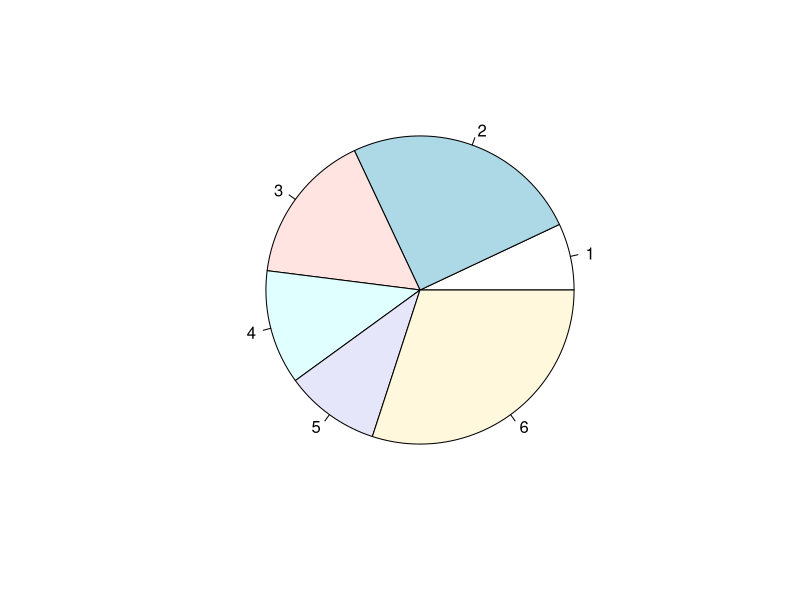
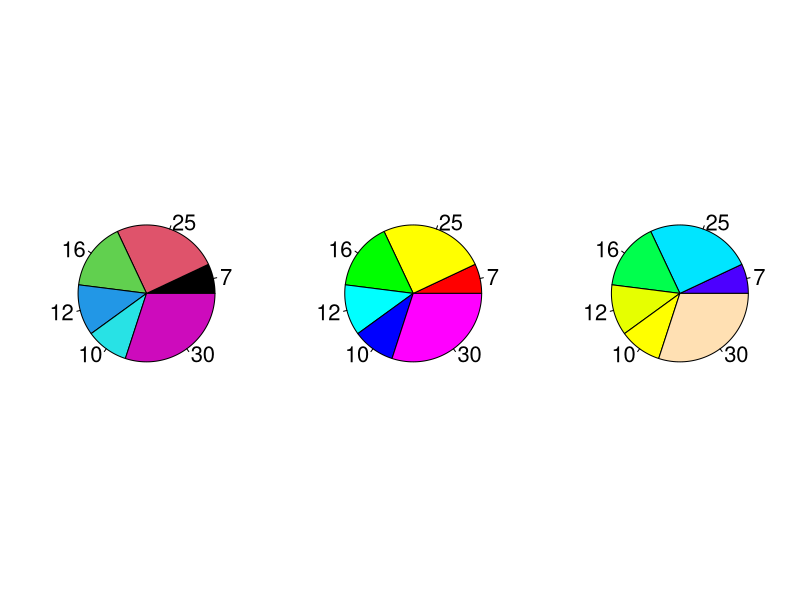
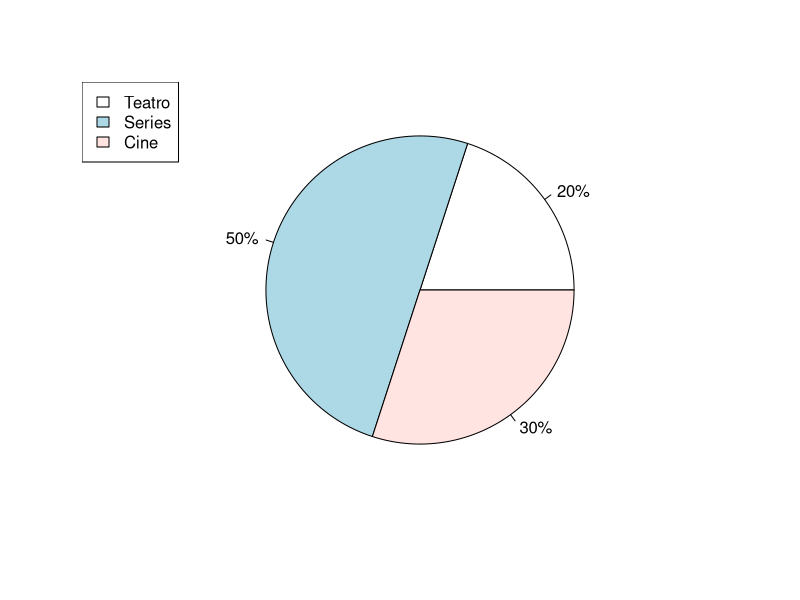
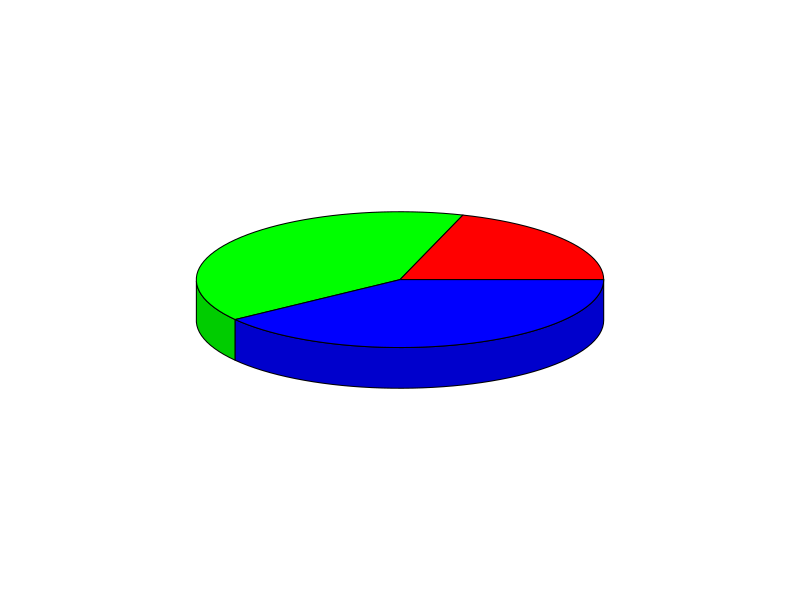
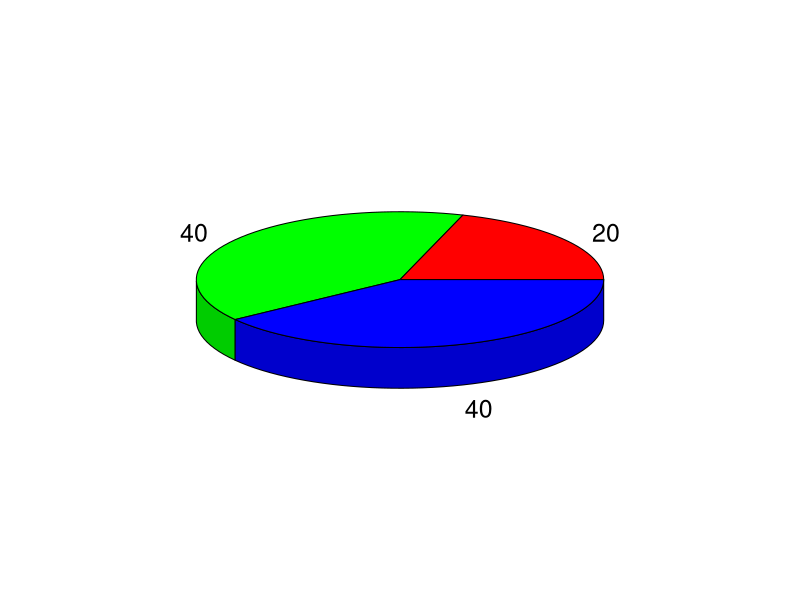
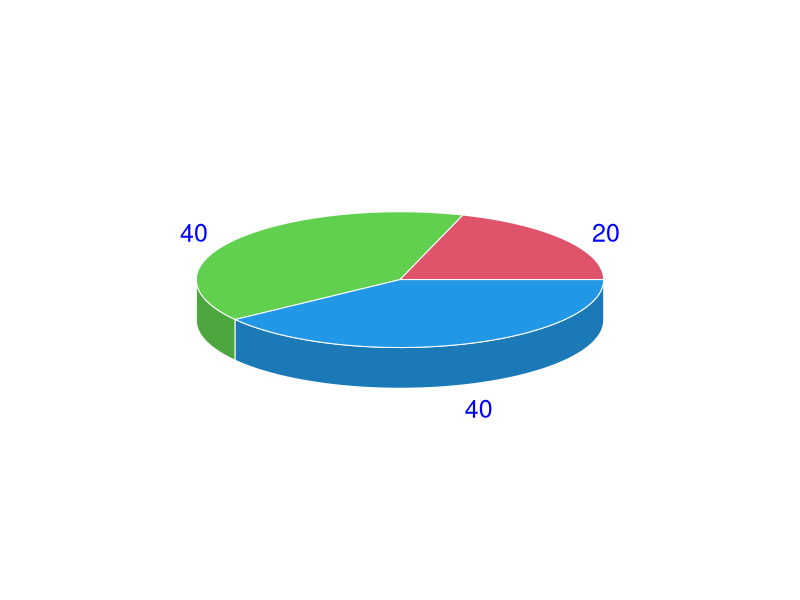

Generate these figures, in order, with R:
## ---- chunk 1
count <- c(7, 25, 16, 12, 10, 30)
pie(count)
## ---- chunk 2
par(mfrow = c(1, 3))

pie(count, labels = count, col = 1:6, cex = 2)
pie(count, labels = count, col = rainbow(6), cex = 2)
pie(count, labels = count, col = topo.colors(6), cex = 2)

par(mfrow = c(1, 1))
## ---- chunk 3
count_3 <- c(20, 50, 30)
# sum(count_3) # 100

pie(count_3, labels = paste0(count_3, "%"))

legend("topleft", legend = c("Teatro", "Series", "Cine"),
       fill =  c("white", "lightblue", "mistyrose"))
## ---- chunk 4
library(plotrix)

datos <- c(20, 40, 40)

pie3D(datos)
## ---- chunk 5
library(plotrix)
datos <- c(20, 40, 40)
pie3D(datos, labels = datos)
## ---- chunk 6
library(plotrix)

datos <- c(20, 40, 40)
pie3D(datos, labels = datos, col = 2:4, labelcol = "blue", border = "white")

